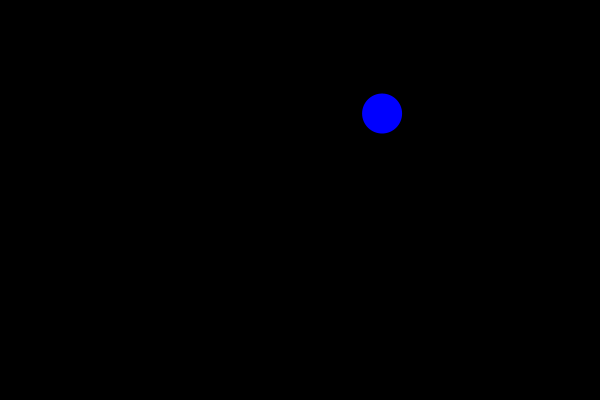
Frame 1 (no input)
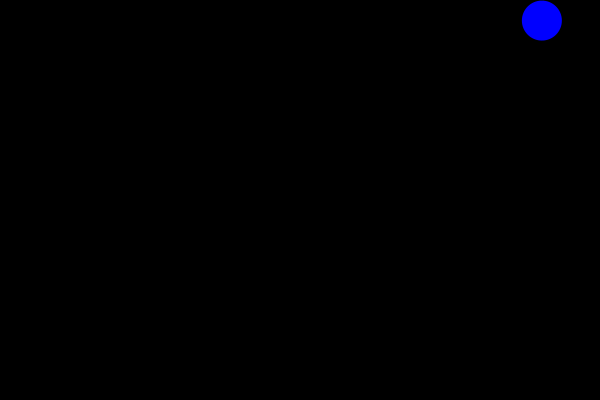
Frame 60 (the mouse pressed at the canvas centre just before this capture)
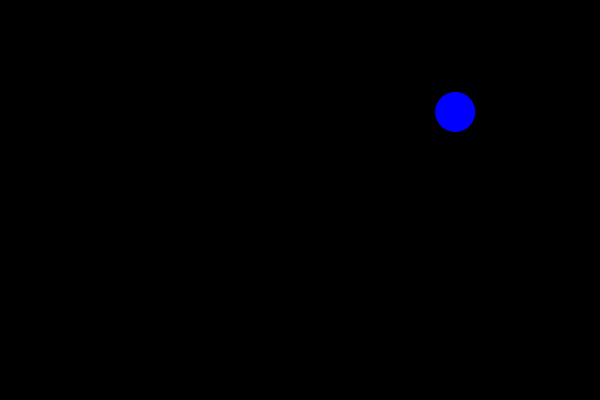
Frame 120 (the mouse held since frame 60 and released just before this capture)

The Processing sketch that drew these frames (run headless with seeded random() and noise(); from frame 60 on, the mouse is pressed at the canvas centre):

// Processing sketch: s10b_multiball_clickable
// ── s10b_multiball_clickable.pde
// all balls will be the same size, these are constant
final int radius = 20, diameter = radius*2;
final int SIZE = 1000;
int n = 1;
float[] x = new float[SIZE];
float[] y = new float[SIZE];
float[] dx = new float[SIZE];
float[] dy = new float[SIZE];

void setup() {
  size(600,400);
  noStroke();
  fill(0,0,255); // all balls blue
  // set up all balls at random places at random speed
  for (int i = 0; i < n; i++) {
    x[i] = random(radius, width - radius);
    y[i] = random(radius, height - radius);
    dx[i] = random(-3, +3);
    dy[i] = random(-3, +3);
  }
}

void draw() {    // draw is called over and over again
  background(0); // set background to black
  for (int i = 0; i < n; i++) {
    ellipse(x[i], y[i] , diameter, diameter);
    x[i] += dx[i];
    y[i] += dy[i];
    if (x[i] <= radius || x[i] >= width-1-radius) {
      dx[i] = -dx[i];
    }
    if (y[i] <= radius || y[i] >= height-1-radius) {
      dy[i] = -dy[i];
    }
  }
}

void mousePressed() {
  x[n] = mouseX;
  y[n] = mouseY;  
}

void mouseReleased() {
  final float scale = 10.0 / width;
  dx[n ] = (mouseX - x[n]) * scale; 
  dy[n  ] = (mouseY - y[n]) * scale;
  n++; //n = n + 1;
}
